Frame 1 (no input): blank canvas, image omitted
Frame 60 (no input): blank canvas, image omitted
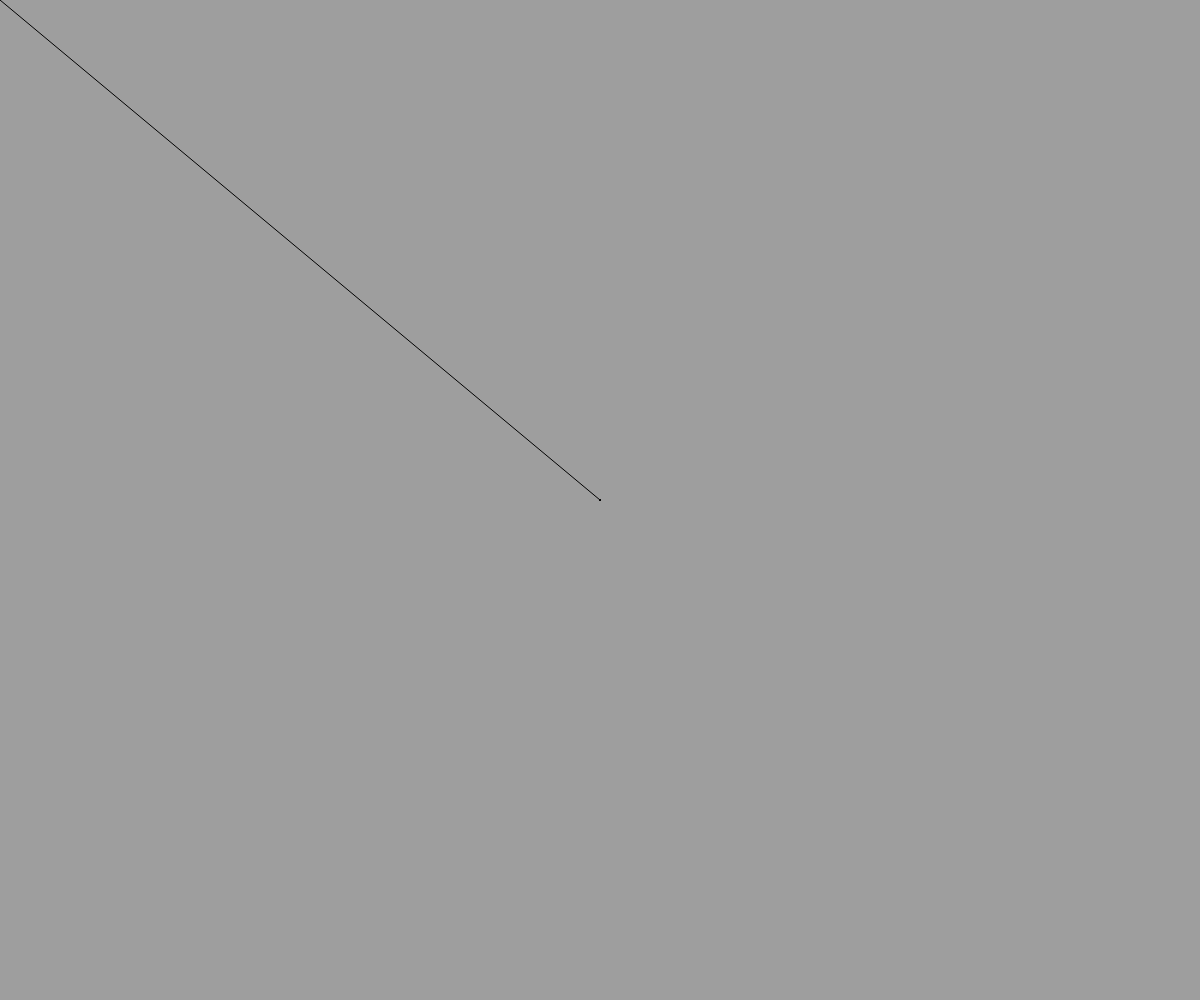
Frame 120 (the mouse pressed at the canvas centre since frame 60)

The p5.js sketch whose frames 1 and 60 were blank and that drew this single picture after the mouse press (run headless with seeded random() and noise() and a simulated clock; from frame 60 on, the mouse is pressed at the canvas centre):

// p5.js sketch
// ── sketch.js
// Video: https://www.youtube.com/watch?v=OIfEHD3KqCg&list=PLRqwX-V7Uu6bI1SlcCRfLH79HZrFAtBvX&index=17


let canvas;

// 改变大小的时候
function windowResized() {
  resizeCanvas(windowWidth, windowHeight);
  background(10, 100)
}

function setup() {
  canvas = createCanvas(windowWidth, windowHeight);
  canvas.position(0, 0)
  background(10, 100)

}

function draw() {
  if (mouseIsPressed) {
    line(pmouseX, pmouseY, mouseX, mouseY)
  }
}

function keyPressed() {
  clear();
}
